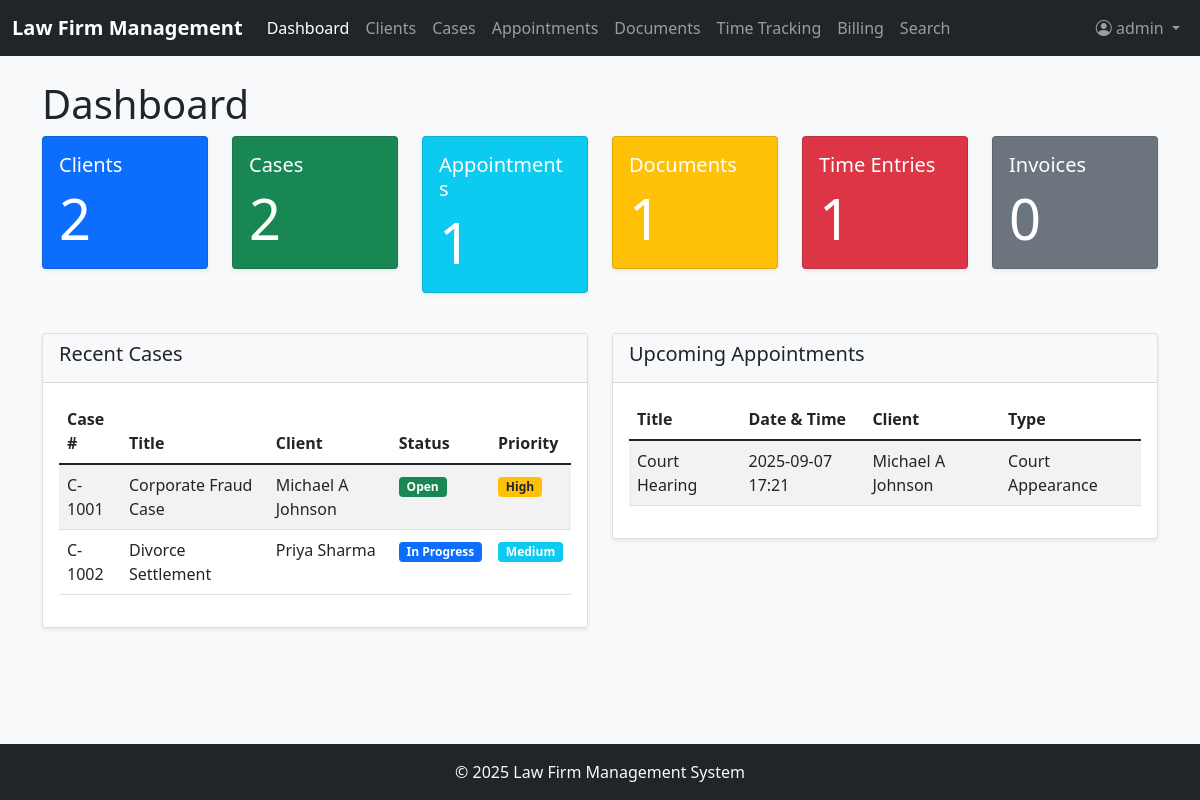
The page /dashboard (signed in) on the database its author committed.
### app/models.py (models this page shows, shortened)
class User(UserMixin, db.Model):
    id = db.Column(db.Integer, primary_key=True)
    username = db.Column(db.String(64), index=True, unique=True)
    email = db.Column(db.String(120), index=True, unique=True)
    password_hash = db.Column(db.String(128))
    first_name = db.Column(db.String(64))
    last_name = db.Column(db.String(64))
    role = db.Column(db.String(20))  # 'lawyer', 'staff', 'admin'
    hourly_rate = db.Column(db.Float)
    cases = db.relationship('Case', secondary=case_assignments, backref=db.backref('assigned_users', lazy='dynamic'))
    time_entries = db.relationship('TimeEntry', backref='user', lazy='dynamic')

class Case(db.Model):
    id = db.Column(db.Integer, primary_key=True)
    case_number = db.Column(db.String(20), unique=True)
    title = db.Column(db.String(128))
    description = db.Column(db.Text)
    status = db.Column(db.String(20))  # Open, In Progress, On Hold, Closed, Archived
    priority = db.Column(db.String(20))  # Low, Medium, High, Urgent
    practice_area = db.Column(db.String(64))
    case_type = db.Column(db.String(64))
    budget = db.Column(db.Float)
    client_id = db.Column(db.Integer, db.ForeignKey('client.id'))
    appointments = db.relationship('Appointment', backref='case', lazy='dynamic')
    documents = db.relationship('Document', backref='case', lazy='dynamic')
    time_entries = db.relationship('TimeEntry', backref='case', lazy='dynamic')
    invoices = db.relationship('Invoice', backref='case', lazy='dynamic')
    created_at = db.Column(db.DateTime, default=datetime.utcnow)
    updated_at = db.Column(db.DateTime, default=datetime.utcnow, onupdate=datetime.utcnow)

class Client(db.Model):
    id = db.Column(db.Integer, primary_key=True)
    first_name = db.Column(db.String(64))
    last_name = db.Column(db.String(64))
    email = db.Column(db.String(120))
    phone = db.Column(db.String(20))
    address = db.Column(db.String(256))
    company = db.Column(db.String(128))
    category = db.Column(db.String(64))
    notes = db.Column(db.Text)
    cases = db.relationship('Case', backref='client', lazy='dynamic')
    appointments = db.relationship('Appointment', backref='client', lazy='dynamic')
    documents = db.relationship('Document', backref='client', lazy='dynamic')

class Appointment(db.Model):
    id = db.Column(db.Integer, primary_key=True)
    title = db.Column(db.String(128))
    start_time = db.Column(db.DateTime)
    end_time = db.Column(db.DateTime)
    location = db.Column(db.String(256))
    type = db.Column(db.String(64))  # Consultation, Meeting, Court Appearance, etc.
    status = db.Column(db.String(20))  # Scheduled, Completed, Canceled
    notes = db.Column(db.Text)
    client_id = db.Column(db.Integer, db.ForeignKey('client.id'))
    case_id = db.Column(db.Integer, db.ForeignKey('case.id'))
    user_id = db.Column(db.Integer, db.ForeignKey('user.id'))
    created_at = db.Column(db.DateTime, default=datetime.utcnow)

### app/routes.py (the view)
@app.route('/')
@app.route('/dashboard')
@login_required
def dashboard():
    client_count = Client.query.count()
    case_count = Case.query.count()
    appointment_count = Appointment.query.count()
    document_count = Document.query.count()
    time_entry_count = TimeEntry.query.count()
    invoice_count = Invoice.query.count()
    recent_cases = Case.query.order_by(Case.updated_at.desc()).limit(5).all()
    recent_appointments = Appointment.query.order_by(Appointment.start_time.desc()).limit(5).all()
    return render_template('dashboard.html',
                           client_count=client_count,
                           case_count=case_count,
                           appointment_count=appointment_count,
                           document_count=document_count,
                           time_entry_count=time_entry_count,
                           invoice_count=invoice_count,
                           recent_cases=recent_cases,
                           recent_appointments=recent_appointments)

### app/__init__.py (called while the page is built)
@login.user_loader
def load_user(id):
    return User.query.get(int(id))

### app/templates/dashboard.html
{% extends "base.html" %}
{% block content %}
<h1>Dashboard</h1>
<div class="row mb-4">
    <div class="col-md-2">
        <div class="card text-white bg-primary mb-3">
            <div class="card-body">
                <h5 class="card-title">Clients</h5>
                <p class="card-text display-4">{{ client_count }}</p>
            </div>
        </div>
    </div>
    <div class="col-md-2">
        <div class="card text-white bg-success mb-3">
            <div class="card-body">
                <h5 class="card-title">Cases</h5>
                <p class="card-text display-4">{{ case_count }}</p>
            </div>
        </div>
    </div>
    <div class="col-md-2">
        <div class="card text-white bg-info mb-3">
            <div class="card-body">
                <h5 class="card-title">Appointments</h5>
                <p class="card-text display-4">{{ appointment_count }}</p>
            </div>
        </div>
    </div>
    <div class="col-md-2">
        <div class="card text-white bg-warning mb-3">
            <div class="card-body">
                <h5 class="card-title">Documents</h5>
                <p class="card-text display-4">{{ document_count }}</p>
            </div>
        </div>
    </div>
    <div class="col-md-2">
        <div class="card text-white bg-danger mb-3">
            <div class="card-body">
                <h5 class="card-title">Time Entries</h5>
                <p class="card-text display-4">{{ time_entry_count }}</p>
            </div>
        </div>
    </div>
    <div class="col-md-2">
        <div class="card text-white bg-secondary mb-3">
            <div class="card-body">
                <h5 class="card-title">Invoices</h5>
                <p class="card-text display-4">{{ invoice_count }}</p>
            </div>
        </div>
    </div>
</div>
<div class="row">
    <div class="col-md-6">
        <div class="card mb-4">
            <div class="card-header">
                <h5>Recent Cases</h5>
            </div>
            <div class="card-body">
                <div class="table-responsive">
                    <table class="table table-striped">
                        <thead>
                            <tr>
                                <th>Case #</th>
                                <th>Title</th>
                                <th>Client</th>
                                <th>Status</th>
                                <th>Priority</th>
                            </tr>
                        </thead>
                        <tbody>
                            {% for case in recent_cases %}
                            <tr>
                                <td>{{ case.case_number }}</td>
                                <td>{{ case.title }}</td>
                                <td>{{ case.client.first_name }} {{ case.client.last_name }}</td>
                                <td>
                                    {% if case.status == 'Open' %}
                                    <span class="badge bg-success">{{ case.status }}</span>
                                    {% elif case.status == 'In Progress' %}
                                    <span class="badge bg-primary">{{ case.status }}</span>
                                    {% elif case.status == 'On Hold' %}
                                    <span class="badge bg-warning text-dark">{{ case.status }}</span>
                                    {% elif case.status == 'Closed' %}
                                    <span class="badge bg-secondary">{{ case.status }}</span>
                                    {% else %}
                                    <span class="badge bg-info">{{ case.status }}</span>
                                    {% endif %}
                                </td>
                                <td>
                                    {% if case.priority == 'Low' %}
                                    <span class="badge bg-success">{{ case.priority }}</span>
                                    {% elif case.priority == 'Medium' %}
                                    <span class="badge bg-info">{{ case.priority }}</span>
                                    {% elif case.priority == 'High' %}
                                    <span class="badge bg-warning text-dark">{{ case.priority }}</span>
                                    {% else %}
                                    <span class="badge bg-danger">{{ case.priority }}</span>
                                    {% endif %}
                                </td>
                            </tr>
                            {% endfor %}
                        </tbody>
                    </table>
                </div>
            </div>
        </div>
    </div>
    <div class="col-md-6">
        <div class="card mb-4">
            <div class="card-header">
                <h5>Upcoming Appointments</h5>
            </div>
            <div class="card-body">
                <div class="table-responsive">
                    <table class="table table-striped">
                        <thead>
                            <tr>
                                <th>Title</th>
                                <th>Date & Time</th>
                                <th>Client</th>
                                <th>Type</th>
                            </tr>
                        </thead>
                        <tbody>
                            {% for appointment in recent_appointments %}
                            <tr>
                                <td>{{ appointment.title }}</td>
                                <td>{{ appointment.start_time.strftime('%Y-%m-%d %H:%M') }}</td>
                                <td>{{ appointment.client.first_name }} {{ appointment.client.last_name }}</td>
                                <td>{{ appointment.type }}</td>
                            </tr>
                            {% endfor %}
                        </tbody>
                    </table>
                </div>
            </div>
        </div>
    </div>
</div>
{% endblock %}

### app/templates/base.html (shortened to what this page needs)
<!DOCTYPE html>
<html lang="en">
  <head>
    <link
      href="https://cdn.jsdelivr.net/npm/bootstrap@5.1.3/dist/css/bootstrap.min.css"
      rel="stylesheet"
    />
    <link
      rel="stylesheet"
      href="https://cdn.jsdelivr.net/npm/bootstrap-icons@1.8.1/font/bootstrap-icons.css"
    />
    <link
      href="{{ url_for('static', filename='css/style.css') }}"
      rel="stylesheet"
    />
  </head>
  <body class="d-flex flex-column min-vh-100">
    <nav class="navbar navbar-expand-lg navbar-dark bg-dark">
      <div class="container-fluid">
        <a class="navbar-brand" href="{{ url_for('dashboard') }}"
          >Law Firm Management</a
        >
        <div class="collapse navbar-collapse" id="navbarNav">
          <ul class="navbar-nav me-auto">
            <li class="nav-item">
              <a
                class="nav-link {% if request.endpoint == 'dashboard' %}active{% endif %}"
                href="{{ url_for('dashboard') }}"
              >
                Dashboard
              </a>
            </li>
            <li class="nav-item">
              <a
                class="nav-link {% if request.endpoint == 'clients' %}active{% endif %}"
                href="{{ url_for('clients') }}"
              >
                Clients
              </a>
            </li>
            <li class="nav-item">
              <a
                class="nav-link {% if request.endpoint == 'cases' %}active{% endif %}"
                href="{{ url_for('cases') }}"
              >
                Cases
              </a>
            </li>
            <li class="nav-item">
              <a
                class="nav-link {% if request.endpoint == 'appointments' %}active{% endif %}"
                href="{{ url_for('appointments') }}"
              >
                Appointments
              </a>
            </li>
            <li class="nav-item">
              <a
                class="nav-link {% if request.endpoint == 'documents' %}active{% endif %}"
                href="{{ url_for('documents') }}"
              >
                Documents
              </a>
            </li>
            <li class="nav-item">
              <a
                class="nav-link {% if request.endpoint == 'time_tracking' %}active{% endif %}"
                href="{{ url_for('time_tracking') }}"
              >
                Time Tracking
              </a>
            </li>
            <li class="nav-item">
              <a
                class="nav-link {% if request.endpoint == 'billing' %}active{% endif %}"
                href="{{ url_for('billing') }}"
              >
                Billing
              </a>
            </li>
            <li class="nav-item">
              <a
                class="nav-link {% if request.endpoint == 'search' %}active{% endif %}"
                href="{{ url_for('search') }}"
              >
                Search
              </a>
            </li>
          </ul>
          <ul class="navbar-nav">
            {% if current_user.is_anonymous %}
            <li class="nav-item">
              <a class="nav-link" href="{{ url_for('login') }}">Login</a>
            </li>
            {% else %}
            <li class="nav-item dropdown">
              <a
                class="nav-link dropdown-toggle"
                href="#"
                id="navbarDropdown"
                role="button"
                data-bs-toggle="dropdown"
              >
                <i class="bi bi-person-circle"></i> {{ current_user.username }}
              </a>
            </li>
            {% endif %}
          </ul>
        </div>
      </div>
    </nav>
    <main class="flex-grow-1 container mt-4">
       {% block content %}{% endblock %}
    </main>
    <footer class="footer mt-auto py-3 bg-dark text-light">
      <div class="container text-center">
        <span>© <span id="year"></span> Law Firm Management System</span>
      </div>
    </footer>
  </body>
</html>

### app/static/css/style.css (style rules this page uses)
body { font-family: 'Segoe UI', Tahoma, Geneva, Verdana, sans-serif; background-color: #f8f9fa; }
.footer { margin-top: auto; padding: 1rem 0; background-color: #343a40; color: #fff; }
.card { box-shadow: 0 0.125rem 0.25rem rgba(0, 0, 0, 0.075); border: 1px solid rgba(0, 0, 0, 0.125); }
.card-header { background-color: #f8f9fa; border-bottom: 1px solid rgba(0, 0, 0, 0.125); }
.table th { border-top: none; }
.badge { font-size: 0.75em; }
.navbar-brand { font-weight: bold; }

### rows shown on the page
User: username "admin"
Case: case_number "C-1001", title "Corporate Fraud Case", client.first_name "Michael A", client.last_name "Johnson", status "Open", priority "High"
Case: case_number "C-1002", title "Divorce Settlement", client.first_name "Priya", client.last_name "Sharma", status "In Progress", priority "Medium"
Appointment: title "Court Hearing", start_time "2025-09-07 17:21", client.first_name "Michael A", client.last_name "Johnson", type "Court Appearance"

### other values the page prints
{{ client_count }} "2"
{{ case_count }} "2"
{{ appointment_count }} "1"
{{ document_count }} "1"
{{ time_entry_count }} "1"
{{ invoice_count }} "0"
